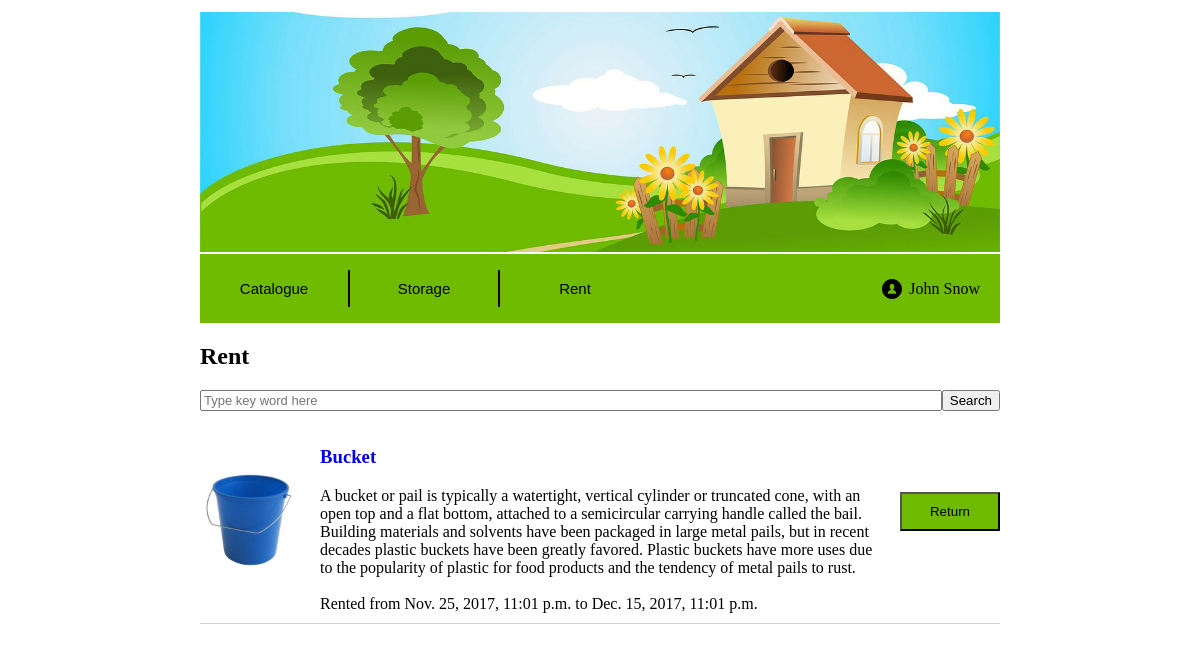
The app's page /things/catalogue_rented, older data.
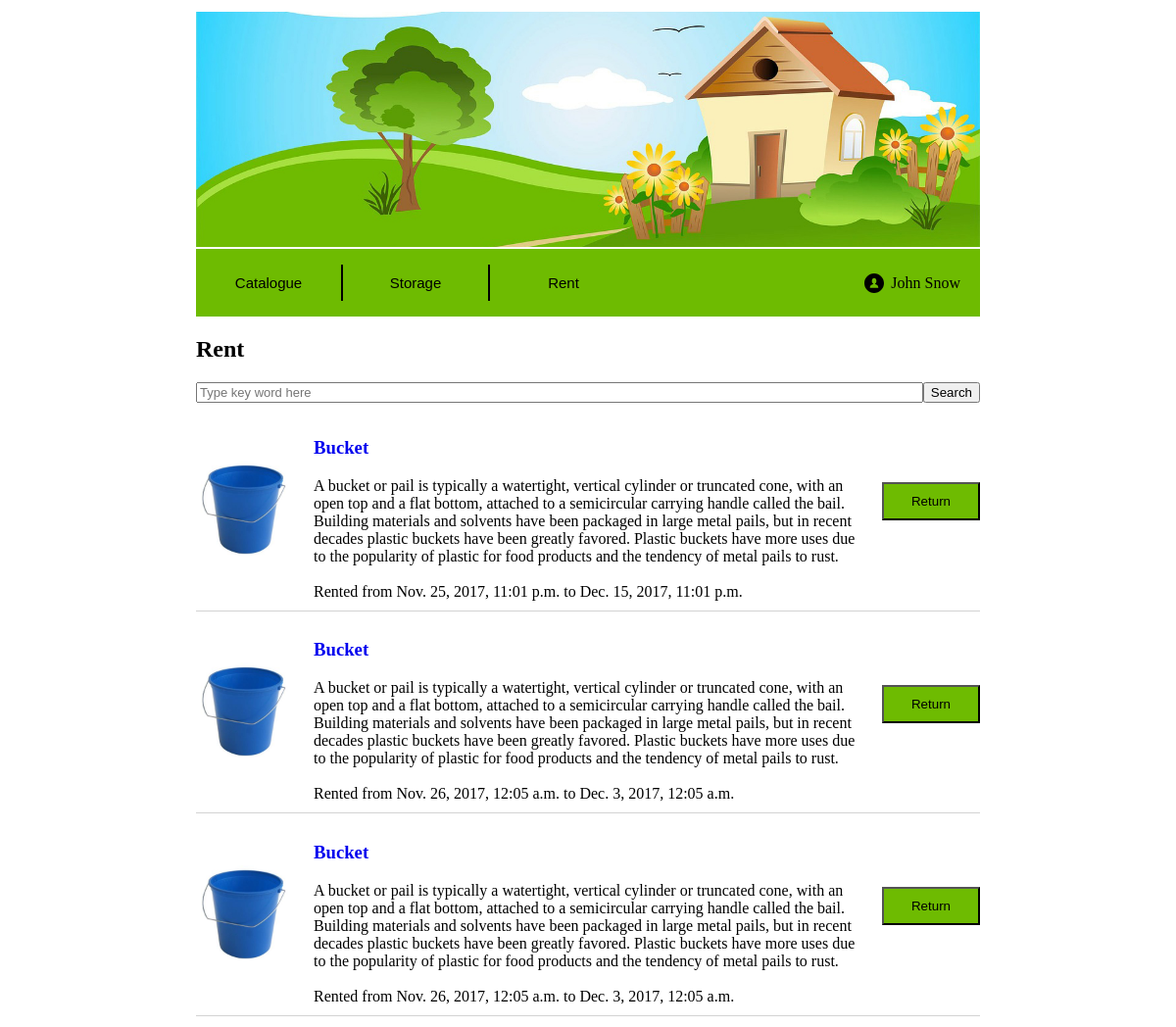
The same page, newer data.
### things/models.py (models this page shows, shortened)
class Reservation(models.Model):
    start_date = models.DateTimeField('start date of the reservation')
    end_date = models.DateTimeField('end date of the reservation')
    return_date = models.DateTimeField('date of return', blank=True, null=True)
    customer_id = models.ForeignKey(Customer)
    good_id = models.ForeignKey(Good)

class Good(models.Model):
    title = models.CharField('title', max_length=100)
    owner_id = models.ForeignKey(Customer)
    good_info = models.CharField('good info', max_length=1000)
    reservation_type = models.CharField('type', max_length=1, choices=RESERVATION_TYPES)
    image_path = models.CharField('image', max_length=200)
    status = models.CharField('status', max_length=1, choices=GOOD_STATUS)

### things/views.py (the view)
def catalogue_rented(request):
    customer = Customer.objects.get(pk=CUSTOMER_INDEX)
    items = Reservation.objects.filter(customer_id=customer)
    template = loader.get_template('things/catalogue_rented.html')
    return HttpResponse(template.render({'rented_items' : items}, request))

### things/templates/things/catalogue_rented.html (shortened to what this page needs)
{% extends "things/base.html" %}
{% block items_block %}
    <html lang="en">
    <head>
    </head>
    <body>
        <div><h2>Rent</h2></div>
        <form action="{% url 'search_rented' %}" method="get">
            <div class="search-flex-container">
                <input class="search" placeholder="Type key word here" type="text" name="search_field"></input>
                <div><button>Search</button></div>
            </div>
        </form>
        {% for item in rented_items %}
            {% include "things/rented_item.html" %}
        {% endfor %}
    </body>
    </html>
{% endblock %}

### things/templates/things/rented_item.html (shortened to what this page needs)
{% load staticfiles %}
<html lang="en">
<head>
</head>
<body>
    <div class="item" id="item_{{ item.good_id.pk }}" status="javascript:item_status">
        <div class="item-flex-container">
            <div class="item-picture">
                <img src={% static item.good_id.image_path %} height="100px">
            </div>
            <div class="item-info">
                <div class="item-title">
                    <a href="{% url 'item_rented_fullinfo' item.pk %}">
                        <h3>{{ item.good_id.title }}</h3>
                    </a>
                </div>
                <div class="item-description">
                    {{ item.good_id.good_info }}
                </div>
                <br>
                <div>Rented from {{ item.start_date }} to {{ item.end_date }}</div>
            </div>
            <form action="{% url 'return_item' item.pk %}" method="post">
                <div><button class="item-button">Return</button></div>
            </form>
        </div>
    </div>
</body>
</html>

Row changes from the older to the newer data that the page shows:
added Reservation: good_id.image_path (picture), good_id "Bucket", good_id.good_info "A bucket or pail is typically a watertight, vertical cylinder or truncated cone, with an open top and a flat bottom, attached to a semicircular carrying handle called the bail. Building materials and solvents have been packaged in large metal pails, but in recent decades plastic buckets have been greatly favored. Plastic buckets have more uses due to the popularity of plastic for food products and the tendency of metal pails to rust.", start_date "Nov. 26, 2017, 12:05 a.m.", end_date "Dec. 3, 2017, 12:05 a.m."
added Reservation: good_id.image_path (picture), good_id "Bucket", good_id.good_info "A bucket or pail is typically a watertight, vertical cylinder or truncated cone, with an open top and a flat bottom, attached to a semicircular carrying handle called the bail. Building materials and solvents have been packaged in large metal pails, but in recent decades plastic buckets have been greatly favored. Plastic buckets have more uses due to the popularity of plastic for food products and the tendency of metal pails to rust.", start_date "Nov. 26, 2017, 12:05 a.m.", end_date "Dec. 3, 2017, 12:05 a.m."
